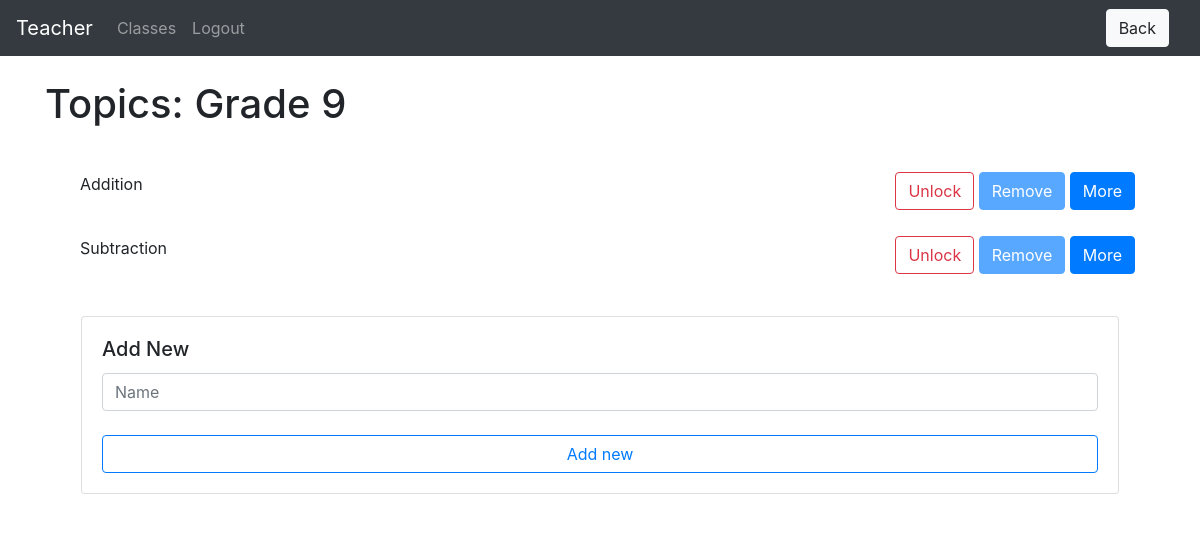
Page /teacher/group-detail/1/topics (signed in) on the earlier database version.
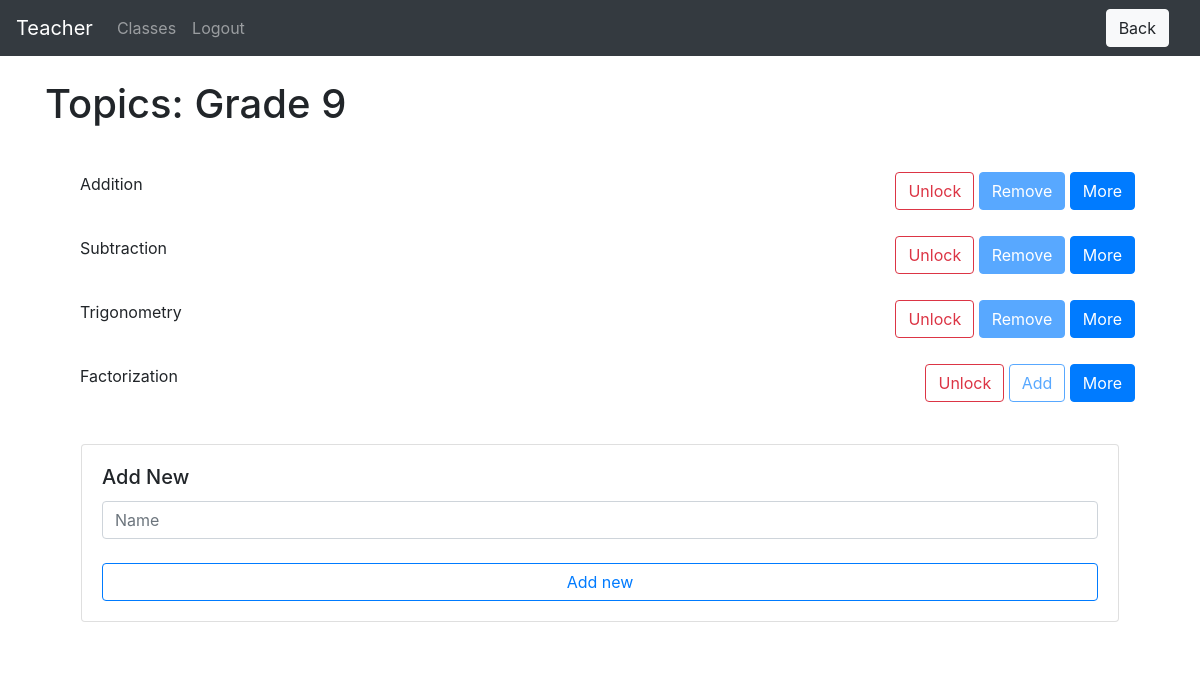
Same page on the later database version.
### website/models.py (models this page shows)
class User(db.Model, UserMixin):                                                        # type: ignore
    id = db.Column(db.Integer, primary_key=True)
    email = db.Column(db.String(150), unique=True)
    password = db.Column(db.String(150))
    first_name = db.Column(db.String(150))
    teacher_id = db.relationship('Teacher', uselist=False, backref="user")
    student_id = db.relationship('Student', uselist=False, backref="user")

class Group(db.Model):
    id = db.Column(db.Integer, primary_key=True)
    name = db.Column(db.String(150))
    teacher_id = db.Column(db.Integer, db.ForeignKey('teacher.id'))
    student_ids = db.relationship('Student')
    topic_ids = db.relationship('Topic')

class Topic(db.Model):
    id = db.Column(db.Integer, primary_key=True)
    name = db.Column(db.String(150))
    active = db.Column(db.Boolean)
    locked = db.Column(db.Boolean)
    instances = db.Column(db.SmallInteger)
    date = db.Column(db.DateTime(timezone=True))
    group_id = db.Column(db.Integer, db.ForeignKey('group.id'))
    variable_ids = db.relationship('Variable')
    problem_ids = db.relationship('Problem')
    data_ids = db.relationship('Data')

### website/teacher/teacher_views.py (the view)
@views.route('/group-detail/<group_id>/topics', methods=['GET', 'POST'])# type: ignore
@login_required
def topics(group_id):
    group = Group.query.filter_by(id=group_id).first()
    if request.method == 'POST':
        value = request.form['button']
        if value == "add_new":
            name = request.form.get('name')
            if len(str(name)) < 1:
                flash('Name is too short!', category='error')
            else:
                new_topic = Topic(name=name, active=False, locked=True, group_id=group.id, instances=0)
                db.session.add(new_topic)
                db.session.commit()
                flash('Note added!', category='success')
                for student in group.student_ids:
                    new_data = Data(correct=1, completed=1, avg_time=30, topic_id=new_topic.id, student_id=student.id)
                    db.session.add(new_data)
                    db.session.commit()
            return render_template("teacher/topics.html", user=current_user, group=group)
        elif value[:4] == "more":
            return redirect(url_for('teacher_views.edit_topic', group_id=group.id, topic_id=value[4:]))
        elif value[:4] == "lock":
            topic = Topic.query.get(value[4:])
            if topic:
                isLocked = topic.locked
                topic.locked = not isLocked
                db.session.add(topic)
                db.session.commit()
                return render_template("teacher/topics.html", user=current_user, group=group)
        else:
            topic = Topic.query.get(request.form['button'])
            if topic:
                isActive = topic.active
                if not isActive:
                    topic.active = True
                    topic.date = func.now()
                else:
                    topic.active = False
                db.session.add(topic)
                db.session.commit()
                return render_template("teacher/topics.html", user=current_user, group=group)
    else:
        return render_template("teacher/topics.html", user=current_user, group=group)

### website/templates/teacher/topics.html (shortened to what this page needs)
{% extends "base.html" %} {% block title %}Classes{% endblock %}
{% block extra_header %}
<a href="{{url_for('teacher_views.group_detail', group_id=group.id)}}">
    <button class="btn btn-light ml-3" type="button" name="button">Back</button>
</a>
{% endblock %}
{% block content %}
<br>
<h1>Topics: {{ group.name }}</h1>
<br>
<div style="display:flex; flex-direction: row; justify-content: center; align-items: center">
    <ul class="list-group list-group-flush w-100">
        {% for topic in group.topic_ids %}
        <form method='POST'>
        <li class="list-group-item"><div class="d-flex justify-content-between">
            <div class="col-sm-9"><p>{{ topic.name }}</p></div>
            <div>
                {% if topic.locked %}
                <button name="button" class="btn btn-outline-danger" value="lock{{ topic.id }}">Unlock</button>
                    {% if topic.active %}
                    <button name="button" class="btn btn-primary" value="{{ topic.id }}" disabled>Remove</button>
                    {% else %}
                    <button name="button" class="btn btn-outline-primary" value="{{ topic.id }}" disabled>Add</button>
                    {% endif %}
                {% endif %}
                <button name="button" class="btn btn-primary" value="more{{ topic.id }}">More</button>
            </div>
        </div></li>
    </form>
        {% endfor %}
    <form method="POST">
        <li class="list-group-item">
            <div class="col p-3">
                <div class="card">
                  <div class="card-body">
                    <h5 class="card-title">Add New</h5>
                    <input type="text" class="form-control" name="name" id="name" placeholder="Name">
                    <br>
                    <button class="btn btn-outline-primary btn-block" name="button" value="add_new">Add new</button>
                  </div>
                </div>
            </div>
        </li>
    </form>
    </ul>
</div>
{% endblock %}

### website/templates/base.html (shortened to what this page needs)
<!DOCTYPE html>
<html>
  <head>
    <link
      rel="stylesheet"
      href="https://stackpath.bootstrapcdn.com/bootstrap/4.4.1/css/bootstrap.min.css"
    />
    <link
      rel="stylesheet"
      href="https://stackpath.bootstrapcdn.com/font-awesome/4.7.0/css/font-awesome.min.css"
    />
  </head>
  <body>
    <nav class="navbar navbar-expand-lg navbar-dark bg-dark justify-content-between">
      <div>
      <div class="collapse navbar-collapse" id="navbar">
        <div class="navbar-nav">
            {% if user.is_authenticated %}
            <a class="navbar-brand" id="page" href='#'>{{ user.first_name }}</a>
            {% if user.teacher_id %}
            <a class="nav-item nav-link" id="page" href="/teacher/">Classes</a>
            {% elif user.student_id %}
            <a class="nav-item nav-link" id="page" href="/student/dash">Dashboard</a>
            {% endif %}
            <a class="nav-item nav-link ml-auto align-left" id="logout" href="/logout">Logout</a>
            {% else %}
            <a class="nav-item nav-link" id="login" href="/login">Login</a>
            <a class="nav-item nav-link" id="signUp" href="/sign-up">Sign Up</a>
            {% endif%}
        </div>
      </div>
    </div>
    <div class="container justify-content-end my-2 my-sm-0">{% block extra_header %} {% endblock %}</div>
    </nav>
    <div class="container">{% block content %} {% endblock %}</div>
  </body>
</html>

Differences in the rows shown:
added Topic: name "Trigonometry", {{ topic.id }} 3 (drawn)
added Topic: name "Factorization", {{ topic.id }} 4 (drawn)
